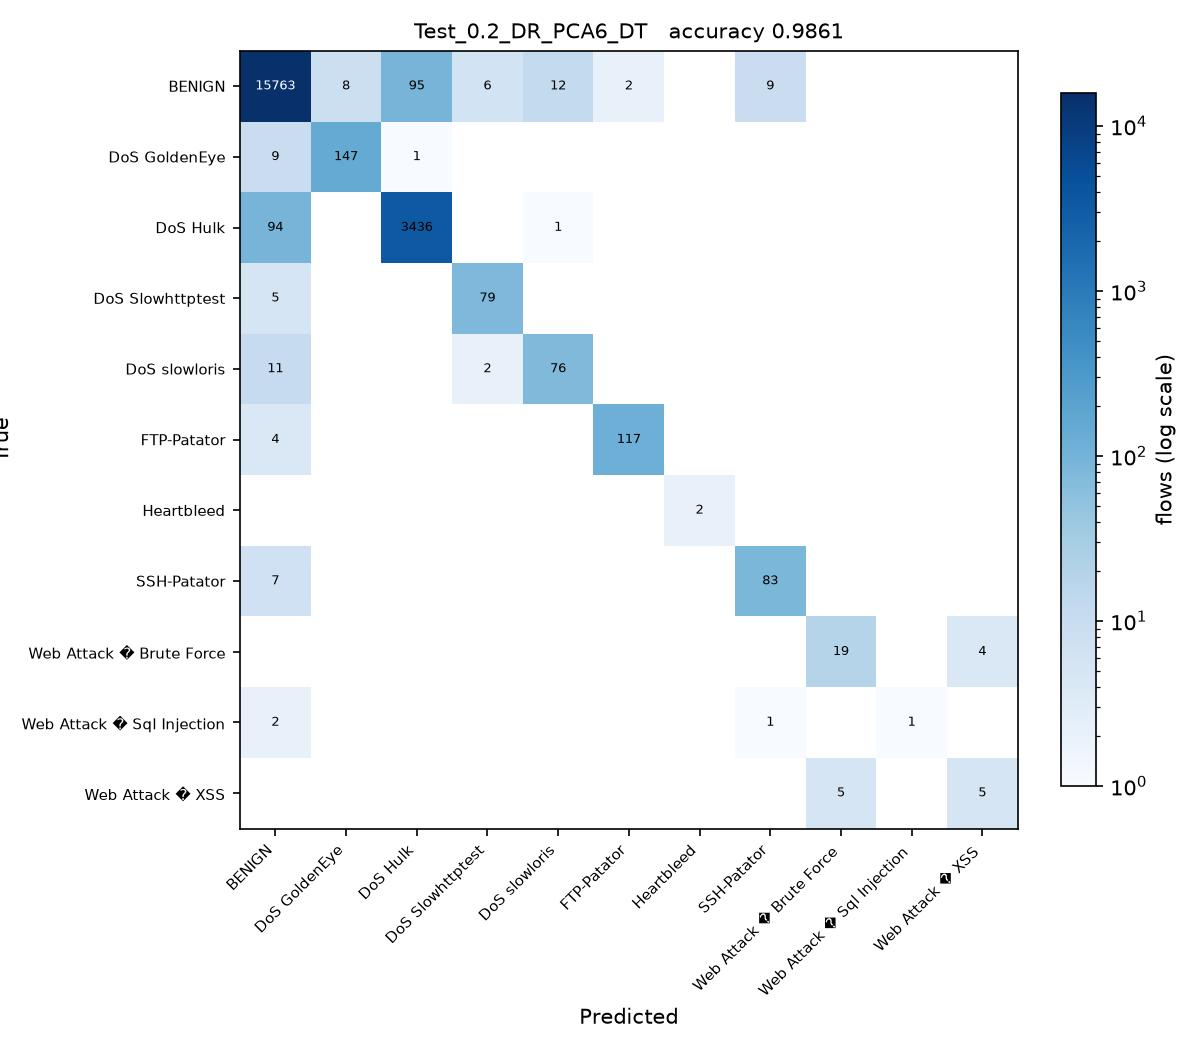

Recreate this plot in Python.
# Test_0.2_DR_PCA6_DT.py
#
# Test size 0.2  |  PCA, 6 components  |  Decision Tree (sheet #6)
#
# This is SGDC_60_40.py with the changes marked CHANGE below and nothing else.

import os
from pathlib import Path

# CHANGE 1: find the folder holding the three CSV files and run from there, so
# the plain file names below resolve no matter where this script is started
# from or how deeply it sits inside the project folder.
HERE = Path(__file__).resolve().parent
for PROJECT in [HERE, *HERE.parents]:
    if (PROJECT / 'Tuesday-WorkingHours.pcap_ISCX.csv').exists():
        os.chdir(PROJECT)
        break
else:
    raise SystemExit('Put this folder inside the folder that holds the three '
                     'CIC-IDS2017 CSV files, then run the script again.')
import numpy as np
import pandas as pd

df1 = pd.read_csv('Tuesday-WorkingHours.pcap_ISCX.csv', low_memory=True)
df2 = pd.read_csv('Wednesday-workingHours.pcap_ISCX.csv', low_memory=True)
df3 = pd.read_csv('Thursday-WorkingHours-Morning-WebAttacks.pcap_ISCX.csv', low_memory=True)

dataset = pd.concat([df1, df2, df3], ignore_index=True)

dataset.columns = dataset.columns.str.strip()

# CHANGE 2: a stratified sample of 100000 flows, the same for every run. An RBF
# SVM on all 1.3 million flows would take about an hour per script.
# At least 50 flows of every class are kept.
label = dataset.columns[-1]
dataset = pd.concat(
    [g.sample(n=min(len(g), max(50, round(100000 * len(g) / len(dataset)))), random_state=0)
     for _, g in dataset.groupby(label)],
    ignore_index=True
)

X = dataset.iloc[:, :-1]
y = dataset.iloc[:, -1]

X = X.apply(pd.to_numeric, errors='coerce')

X.replace([np.inf, -np.inf], np.nan, inplace=True)

from sklearn.impute import SimpleImputer

imputer = SimpleImputer(missing_values=np.nan, strategy='mean')
X = imputer.fit_transform(X)

from sklearn.preprocessing import LabelEncoder

labelencoder_y = LabelEncoder()
y = labelencoder_y.fit_transform(y)

from sklearn.model_selection import train_test_split

X_train, X_test, y_train, y_test = train_test_split(
    X,
    y,
    test_size=0.2,   # CHANGE 3: test size
    random_state=0,
    stratify=y
)

# CHANGE 4: PCA, from PCA_LDA_KErnel_PCA_CODE.pdf (fit only on training data)
from sklearn.decomposition import PCA

pca = PCA(n_components=6)
X_train = pca.fit_transform(X_train)
X_test = pca.transform(X_test)

# CHANGE 5: Decision Tree (sheet #6) in place of SGDClassifier
from sklearn.tree import DecisionTreeClassifier

classifier = DecisionTreeClassifier(
    criterion='entropy',
    random_state=0
)

classifier.fit(X_train, y_train)

y_pred = classifier.predict(X_test) 

from sklearn.metrics import confusion_matrix
from sklearn.metrics import accuracy_score
from sklearn.metrics import precision_score
from sklearn.metrics import recall_score
from sklearn.metrics import f1_score
from sklearn.metrics import classification_report

cm = confusion_matrix(y_test, y_pred)

print("Confusion Matrix:\n")
print(cm)

print("\nAccuracy : {:.4f}".format(accuracy_score(y_test, y_pred)))
print("\nPrecision : {:.4f}".format(precision_score(y_test, y_pred, average='weighted')))
print("\nRecall : {:.4f}".format(recall_score(y_test, y_pred, average='weighted')))
print("\nF1 Score : {:.4f}".format(f1_score(y_test, y_pred, average='weighted')))

print("\nClassification Report:\n")
print(classification_report(y_test, y_pred))

# CHANGE 6: save the confusion matrix as Test_0.2_DR_PCA6_DT.jpg and record the result
import matplotlib
matplotlib.use('Agg')
import matplotlib.pyplot as plt
from matplotlib.colors import LogNorm

here = HERE                     # the folder this script sits in
names = [str(c) for c in labelencoder_y.classes_]
fig, ax = plt.subplots(figsize=(8, 7))
im = ax.imshow(cm, cmap='Blues', norm=LogNorm(vmin=1))
ax.set_xticks(range(len(names)), names, rotation=45, ha='right', fontsize=7)
ax.set_yticks(range(len(names)), names, fontsize=7)
ax.set_xlabel('Predicted')
ax.set_ylabel('True')
ax.set_title('Test_0.2_DR_PCA6_DT   accuracy {:.4f}'.format(accuracy_score(y_test, y_pred)), fontsize=10)
for i in range(cm.shape[0]):
    for j in range(cm.shape[1]):
        if cm[i, j]:
            ax.text(j, i, cm[i, j], ha='center', va='center', fontsize=6,
                    color='white' if cm[i, j] > cm.max() / 3 else 'black')
fig.colorbar(im, ax=ax, fraction=0.04, label='flows (log scale)')
fig.tight_layout()
fig.savefig(here / 'Test_0.2_DR_PCA6_DT.jpg', dpi=150)
plt.close(fig)

row = pd.DataFrame([{
    'Test': 0.2, 'DR': 'PCA6', 'Clas': 'DT',
    'Acc': round(accuracy_score(y_test, y_pred), 4),
    'Pre': round(precision_score(y_test, y_pred, average='weighted'), 4),
    'Rec': round(recall_score(y_test, y_pred, average='weighted'), 4),
    'F1': round(f1_score(y_test, y_pred, average='weighted'), 4),
    'script': 'Test_0.2_DR_PCA6_DT',
}])
out = PROJECT / 'results' / '75_runs_pca.csv'
out.parent.mkdir(exist_ok=True)
if out.exists():
    old = pd.read_csv(out)
    row = pd.concat([old[old['script'] != 'Test_0.2_DR_PCA6_DT'], row], ignore_index=True)
row.to_csv(out, index=False)
